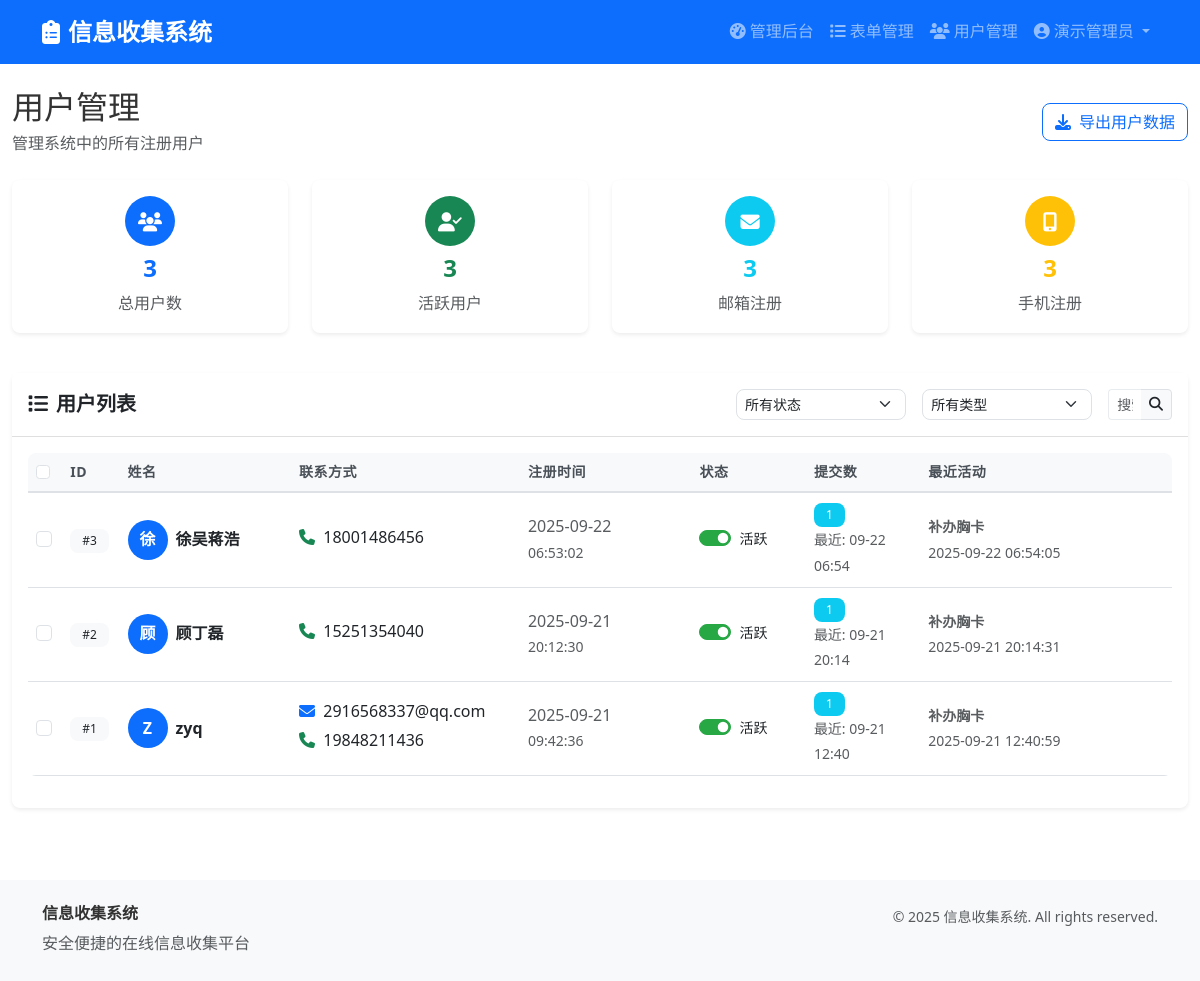
The app's page /admin/users (signed in) with its own data.
### models.py (models this page shows, shortened)
class Admin(UserMixin, db.Model):
    id = db.Column(db.Integer, primary_key=True)
    email = db.Column(db.String(120), unique=True, nullable=False)
    password_hash = db.Column(db.String(255), nullable=False)
    name = db.Column(db.String(100), nullable=False)
    created_at = db.Column(db.DateTime, default=datetime.utcnow)
    is_active = db.Column(db.Boolean, default=True)
    def get_id(self):
        return f"admin_{self.id}"

class User(UserMixin, db.Model):
    id = db.Column(db.Integer, primary_key=True)
    email = db.Column(db.String(120), unique=True, nullable=True)
    phone = db.Column(db.String(20), unique=True, nullable=True)
    password_hash = db.Column(db.String(255), nullable=False)
    name = db.Column(db.String(100), nullable=False)
    created_at = db.Column(db.DateTime, default=datetime.utcnow)
    is_active = db.Column(db.Boolean, default=True)
    submissions = db.relationship('Submission', backref='user', lazy=True)

class Submission(db.Model):
    id = db.Column(db.Integer, primary_key=True)
    form_id = db.Column(db.Integer, db.ForeignKey('form.id'), nullable=False)
    user_id = db.Column(db.Integer, db.ForeignKey('user.id'), nullable=False)
    submitted_at = db.Column(db.DateTime, default=datetime.utcnow)
    status = db.Column(db.String(20), default='submitted')  # submitted, reviewed, approved, rejected
    data = db.relationship('SubmissionData', backref='submission', lazy=True, cascade='all, delete-orphan')
    files = db.relationship('UploadFile', backref='submission', lazy=True, cascade='all, delete-orphan')

class Form(db.Model):
    id = db.Column(db.Integer, primary_key=True)
    title = db.Column(db.String(200), nullable=False)
    description = db.Column(db.Text)
    created_at = db.Column(db.DateTime, default=datetime.utcnow)
    updated_at = db.Column(db.DateTime, default=datetime.utcnow, onupdate=datetime.utcnow)
    is_active = db.Column(db.Boolean, default=True)
    allow_multiple_submissions = db.Column(db.Boolean, default=False)  # 是否允许多次填写
    created_by = db.Column(db.Integer, db.ForeignKey('admin.id'), nullable=False)
    fields = db.relationship('FormField', backref='form', lazy=True, cascade='all, delete-orphan')
    submissions = db.relationship('Submission', backref='form', lazy=True, cascade='all, delete-orphan')

### app.py (the view)
    @app.route('/admin/users')
    @login_required
    def admin_users():
        if not current_user.get_id().startswith('admin_'):
            flash('无权访问', 'danger')
            return redirect(url_for('index'))
        users = User.query.order_by(User.created_at.desc()).all()
        return render_template('admin/users.html', users=users)

### templates/admin/users.html (shortened to what this page needs)
{% extends "base.html" %}
{% block content %}
<div class="container-fluid py-4">
    <div class="row mb-4">
        <div class="col-12">
            <div class="d-flex align-items-center justify-content-between">
                <div>
                    <h2 class="mb-1">用户管理</h2>
                    <p class="text-muted mb-0">管理系统中的所有注册用户</p>
                </div>
                <div>
                    <button class="btn btn-outline-primary" data-bs-toggle="modal" data-bs-target="#exportModal">
                        <i class="fas fa-download me-2"></i>导出用户数据
                    </button>
                </div>
            </div>
        </div>
    </div>
    <div class="row mb-4">
        <div class="col-md-3 mb-3">
            <div class="card border-0 shadow-sm h-100">
                <div class="card-body text-center">
                    <div class="stat-icon bg-primary mb-2">
                        <i class="fas fa-users text-white"></i>
                    </div>
                    <h4 class="fw-bold text-primary">{{ users|length }}</h4>
                    <p class="text-muted mb-0">总用户数</p>
                </div>
            </div>
        </div>
        <div class="col-md-3 mb-3">
            <div class="card border-0 shadow-sm h-100">
                <div class="card-body text-center">
                    <div class="stat-icon bg-success mb-2">
                        <i class="fas fa-user-check text-white"></i>
                    </div>
                    <h4 class="fw-bold text-success">{{ users|selectattr('is_active', 'equalto', true)|list|length }}</h4>
                    <p class="text-muted mb-0">活跃用户</p>
                </div>
            </div>
        </div>
        <div class="col-md-3 mb-3">
            <div class="card border-0 shadow-sm h-100">
                <div class="card-body text-center">
                    <div class="stat-icon bg-info mb-2">
                        <i class="fas fa-envelope text-white"></i>
                    </div>
                    <h4 class="fw-bold text-info">{{ users|selectattr('email', 'defined')|list|length }}</h4>
                    <p class="text-muted mb-0">邮箱注册</p>
                </div>
            </div>
        </div>
        <div class="col-md-3 mb-3">
            <div class="card border-0 shadow-sm h-100">
                <div class="card-body text-center">
                    <div class="stat-icon bg-warning mb-2">
                        <i class="fas fa-mobile-alt text-white"></i>
                    </div>
                    <h4 class="fw-bold text-warning">{{ users|selectattr('phone', 'defined')|list|length }}</h4>
                    <p class="text-muted mb-0">手机注册</p>
                </div>
            </div>
        </div>
    </div>
    <div class="card border-0 shadow-sm">
        <div class="card-header bg-white py-3">
            <div class="d-flex justify-content-between align-items-center">
                <h5 class="mb-0 fw-bold">
                    <i class="fas fa-list me-2"></i>用户列表
                </h5>
                <div class="d-flex align-items-center">
                    <select class="form-select form-select-sm me-3" id="statusFilter" onchange="filterByStatus()">
                        <option value="">所有状态</option>
                    </select>
                    <select class="form-select form-select-sm me-3" id="typeFilter" onchange="filterByType()">
                        <option value="">所有类型</option>
                    </select>
                    <div class="input-group input-group-sm" style="width: 200px;">
                        <input type="text" class="form-control" placeholder="搜索用户..." id="searchInput" onkeyup="searchUsers()">
                        <span class="input-group-text"><i class="fas fa-search"></i></span>
                    </div>
                </div>
            </div>
        </div>
        <div class="card-body">
            {% if users %}
                <div class="table-responsive">
                    <table class="table table-hover" id="usersTable">
                        <thead class="table-light">
                            <tr>
                                <th style="width: 3%;">
                                    <input type="checkbox" class="form-check-input select-all" onchange="toggleSelectAll(this)">
                                </th>
                                <th style="width: 5%;">ID</th>
                                <th style="width: 15%;">姓名</th>
                                <th style="width: 20%;">联系方式</th>
                                <th style="width: 15%;">注册时间</th>
                                <th style="width: 10%;">状态</th>
                                <th style="width: 10%;">提交数</th>
                                <th style="width: 22%;">最近活动</th>
                            </tr>
                        </thead>
                        <tbody>
                            {% for user in users %}
                            <tr data-status="{{ 'active' if user.is_active else 'inactive' }}"
                                data-type="{{ 'email' if user.email else 'phone' }}">
                                <td>
                                    <input type="checkbox" class="form-check-input user-checkbox"
                                           value="{{ user.id }}" onchange="updateBatchActions()">
                                </td>
                                <td>
                                    <span class="badge bg-light text-dark">#{{ user.id }}</span>
                                </td>
                                <td>
                                    <div class="d-flex align-items-center">
                                        <div class="user-avatar bg-primary text-white rounded-circle me-2">
                                            {{ user.name[0].upper() }}
                                        </div>
                                        <div>
                                            <strong class="user-name">{{ user.name }}</strong>
                                        </div>
                                    </div>
                                </td>
                                <td class="user-contact">
                                    {% if user.email %}
                                        <div class="mb-1">
                                            <i class="fas fa-envelope text-primary me-1"></i>
                                            <span>{{ user.email }}</span>
                                        </div>
                                    {% endif %}
                                    {% if user.phone %}
                                        <div class="mb-1">
                                            <i class="fas fa-phone text-success me-1"></i>
                                            <span>{{ user.phone }}</span>
                                        </div>
                                    {% endif %}
                                </td>
                                <td>
                                    <span class="text-muted">{{ user.created_at | local_date }}</span>
                                    <br><small class="text-muted">{{ user.created_at | local_time('%H:%M:%S') }}</small>
                                </td>
                                <td>
                                    <div class="form-check form-switch">
                                        <input class="form-check-input" type="checkbox"
                                               {% if user.is_active %}checked{% endif %}
                                               onchange="toggleUserStatus({{ user.id }}, this)">
                                        <label class="form-check-label">
                                            <small class="status-text">
                                                {% if user.is_active %}活跃{% else %}禁用{% endif %}
                                            </small>
                                        </label>
                                    </div>
                                </td>
                                <td>
                                    <span class="badge bg-info">{{ user.submissions|length }}</span>
                                    {% if user.submissions %}
                                        {% set latest_submission = user.submissions|sort(attribute='submitted_at', reverse=true)|first %}
                                        <br><small class="text-muted">
                                            最近: {{ latest_submission.submitted_at | local_time_short }}
                                        </small>
                                    {% endif %}
                                </td>
                                <td>
                                    {% if user.submissions %}
                                        {% set latest_submission = user.submissions|sort(attribute='submitted_at', reverse=true)|first %}
                                        <small class="text-muted">
                                            <strong>{{ latest_submission.form.title }}</strong><br>
                                            {{ latest_submission.submitted_at | local_time }}
                                        </small>
                                    {% else %}
                                        <small class="text-muted">无活动记录</small>
                                    {% endif %}
                                </td>
                            </tr>
                            {% endfor %}
                        </tbody>
                    </table>
                </div>
            {% else %}
                <div class="text-center py-5">
                    <i class="fas fa-user-plus text-muted" style="font-size: 4rem;"></i>
                    <h5 class="text-muted mt-3">暂无注册用户</h5>
                    <p class="text-muted">当用户注册账号后，信息将在这里显示</p>
                </div>
            {% endif %}
        </div>
    </div>
</div>
{% endblock %}

### templates/base.html (shortened to what this page needs)
<!DOCTYPE html>
<html lang="zh-CN">
<head>
    <link href="https://cdn.jsdelivr.net/npm/bootstrap@5.3.0/dist/css/bootstrap.min.css" rel="stylesheet">
    <link href="https://cdnjs.cloudflare.com/ajax/libs/font-awesome/6.4.0/css/all.min.css" rel="stylesheet">
    <link href="{{ url_for('static', filename='css/style.css') }}" rel="stylesheet">
</head>
<body class="d-flex flex-column min-vh-100">
    <nav class="navbar navbar-expand-lg navbar-dark bg-primary">
        <div class="container">
            <a class="navbar-brand fw-bold" href="{{ url_for('index') }}">
                <i class="fas fa-clipboard-list me-2"></i>信息收集系统
            </a>
            <div class="collapse navbar-collapse" id="navbarNav">
                <ul class="navbar-nav ms-auto">
                    {% if current_user.is_authenticated %}
                        {% if current_user.get_id().startswith('admin_') %}
                            <li class="nav-item">
                                <a class="nav-link" href="{{ url_for('admin_dashboard') }}">
                                    <i class="fas fa-tachometer-alt me-1"></i>管理后台
                                </a>
                            </li>
                            <li class="nav-item">
                                <a class="nav-link" href="{{ url_for('admin_forms') }}">
                                    <i class="fas fa-list me-1"></i>表单管理
                                </a>
                            </li>
                            <li class="nav-item">
                                <a class="nav-link" href="{{ url_for('admin_users') }}">
                                    <i class="fas fa-users me-1"></i>用户管理
                                </a>
                            </li>
                        {% endif %}
                        <li class="nav-item dropdown">
                            <a class="nav-link dropdown-toggle" href="#" role="button" data-bs-toggle="dropdown">
                                <i class="fas fa-user-circle me-1"></i>{{ current_user.name }}
                            </a>
                        </li>
                    {% endif %}
                </ul>
            </div>
        </div>
    </nav>
    <main class="flex-grow-1">
        {% block content %}{% endblock %}
    </main>
    <footer class="bg-light mt-5 py-4">
        <div class="container">
            <div class="row">
                <div class="col-md-6">
                    <h6 class="fw-bold">信息收集系统</h6>
                    <p class="text-muted mb-0">安全便捷的在线信息收集平台</p>
                </div>
                <div class="col-md-6 text-md-end">
                    <p class="text-muted mb-0">
                        <small>© 2025 信息收集系统. All rights reserved.</small>
                    </p>
                </div>
            </div>
        </div>
    </footer>
</body>
</html>

### records on screen
Admin: name "演示管理员"
User: id "3", name "徐", name "徐吴蒋浩", phone "18001486456", created_at|local_date "2025-09-22", created_at|local_time "06:53:02", is_active "☑", shows "活跃", submissions|length "1"
Submission: submitted_at|local_time_short "09-22 06:54", submitted_at|local_time "2025-09-22 06:54:05"
Form: form "补办胸卡"
User: id "2", name "顾", name "顾丁磊", phone "15251354040", created_at|local_date "2025-09-21", created_at|local_time "20:12:30", is_active "☑", shows "活跃", submissions|length "1"
Submission: submitted_at|local_time_short "09-21 20:14", submitted_at|local_time "2025-09-21 20:14:31"
User: id "1", name "Z", name "zyq", email "2916568337@qq.com", phone "19848211436", created_at|local_date "2025-09-21", created_at|local_time "09:42:36", is_active "☑", shows "活跃", submissions|length "1"
Submission: submitted_at|local_time_short "09-21 12:40", submitted_at|local_time "2025-09-21 12:40:59"

### other values on screen
{{ users|length }} "3"
{{ users|selectattr('is_active', 'equalto', true)|list|length }} "3"
{{ users|selectattr('email', 'defined')|list|length }} "3"
{{ users|selectattr('phone', 'defined')|list|length }} "3"
